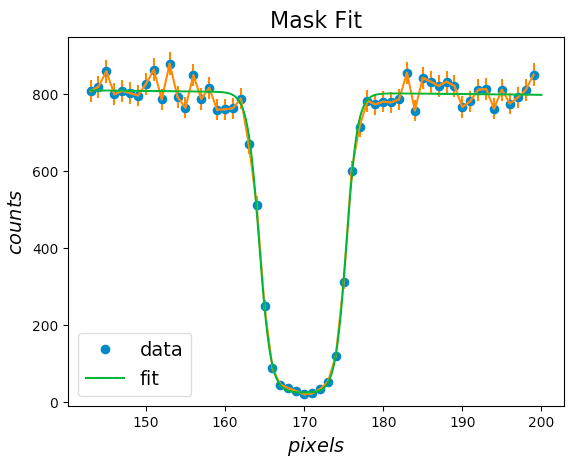

Write the Python code that produced this figure.
#!/usr/bin/env python3
# -*- coding: utf-8 -*-

'''
Performs a custom sigmoidal fit to find the lower edge position (in pixels)
of a motorized mask in front of a neutron detector. The 2D detector array is
1 x 1 m and digitized into 192 x 256 pixels.

The custom fit function is a sigmoidal with sloping baseline.
'''

import os
import numpy as np
import pylab
from scipy.special import expit
from scipy.optimize import curve_fit


def fit_func(x, base, slope, max_val, k0, x0, k1, x1):
    '''
    Fit function using two sigmoidals and slope baseline
    '''
    y = base + slope*x + max_val*(expit(k0*(x - x0)) - expit(k1*(x - x1)))

    return y


def fit_range(mask_pos):
    '''
    Sets the fit range
    '''
    fitL = max(11, int(mask_pos*0.23 - 18))
    fitR = min(244, int(mask_pos*0.25 + 25))

    return fitL, fitR


def mask_fit(mask_pos, run, tube, popt):
    '''
    Fits over detector mask using fit_func()

    '''
    # Get fit range
    fitL, fitR = fit_range(mask_pos)

    # Always set x0, x1 to these initial guesses
    popt[4] = 0.23*mask_pos
    popt[6] = 0.23*mask_pos + 10 + 0.06*tube

    # Load mask
    fname = 'run_' + str(run) + '_tube' + str(tube) \
            + '_mask' + str(mask_pos) + '.txt'

    dtype = np.dtype([('pixel', 'int'), ('counts', 'f8'), ('error', 'f8')])
    mask_scan = np.loadtxt(fname, dtype=dtype, skiprows=2, usecols=(0, 1, 2))

    xdata = np.array(mask_scan['pixel'][fitL:fitR])
    ydata = np.array(mask_scan['counts'][fitL:fitR])
    edata = np.array(mask_scan['error'][fitL:fitR])
    popt, pcov = curve_fit(fit_func, xdata, ydata, p0=popt, sigma=edata)

    return xdata, ydata, edata, popt


def make_plot(mask_pos, xdata, ydata, edata, popt):
    '''
    Generate a plot with fit for a given mask_pos
    '''
    # Get fit range
    fitL, fitR = fit_range(mask_pos)

    x = np.linspace(fitL, fitR, num=300)
    y = fit_func(x, *popt)
    pylab.plot(xdata, ydata, 'o', label='data')
    pylab.errorbar(xdata, ydata, edata)
    pylab.plot(x, y, label='fit', zorder=3)
    pylab.title('Mask Fit', fontsize=16)
    pylab.xlabel('$pixels$', fontsize=14)
    pylab.ylabel('$counts$', fontsize=14)
    pylab.ylim(-10, 950)
    pylab.legend(loc='best', fontsize=14)
    pylab.show()


# Go to directory where data files are located
os.chdir('mask_data')

tube = 0

# Loop over all tubes
while tube < 192:
    try:
        # Start a file with this header
        mask_pixel_list = 'tube ' + str(tube) + '\n' \
            + '''mask_pos mask_edge (pixel)    mask_width (pixels)'''

        run_start = 70424

        # First fit mask position = 700 to get initial guesses
        mask_pos = 700

        run = run_start + (1000 - mask_pos) // 10

        popt_guess = [816, 0, -800, 1.2, 0.23*mask_pos, 1.6,
                      0.23*mask_pos + 10 + 0.06*tube]

        xdata, ydata, edata, popt = mask_fit(mask_pos, run, tube, popt_guess)

        # Plot a given tube and mask_pos to assess fit quality
        if tube == 10 and mask_pos == 700:
            make_plot(mask_pos, xdata, ydata, edata, popt)
        else:
            pass

        # Reset mask position to 1000
        mask_pos = 1000

        # Loop over all mask positions
        while mask_pos >= 0:
            try:
                run = run_start + (1000 - mask_pos) // 10

                # Perform fit
                xdata, ydata, edata, popt = mask_fit(mask_pos, run, tube, popt_guess)

                # Calculate mask edge and width
                pixel_edge = min(popt[4], popt[6])
                pixel_edge = '%.1f' % pixel_edge
                pixel_width = abs(popt[6] - popt[4])
                pixel_width = '%.1f' % pixel_width
                mask_pixel_list += '\n' + str(mask_pos) + '\t' \
                    + str(pixel_edge) + '\t' + str(pixel_width)

#                # Plot a given tube and mask_pos to assess fit quality
#                if tube == 10 and mask_pos == 100:
#                    make_plot(mask_pos, xdata, ydata, edata, popt)
#                else:
#                    pass

            except (IOError, RuntimeError):
                pass

            mask_pos -= 10

        # Write file with mask fit results
        f = open('tube' + str(tube) + '_mask_fit.txt', 'w')
        f.write(mask_pixel_list)
        f.close()

    except (IOError, RuntimeError):
        pass

    tube += 1
